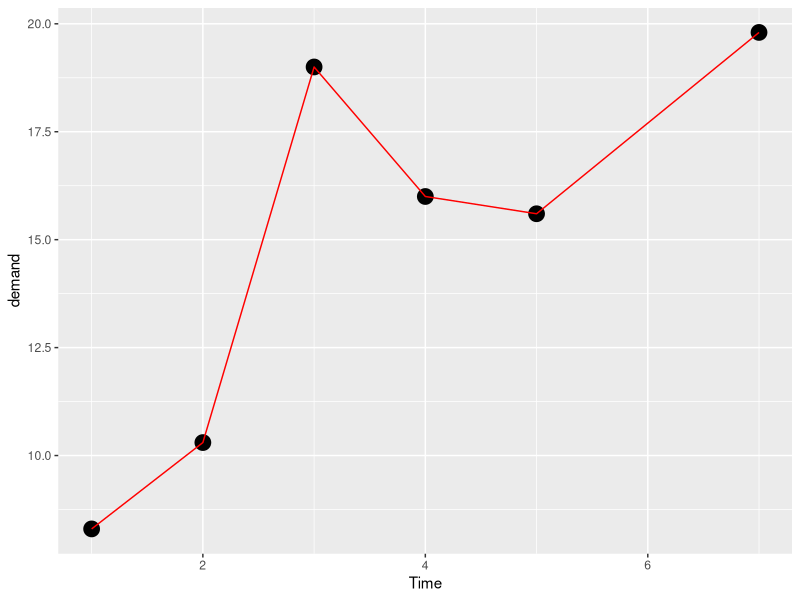
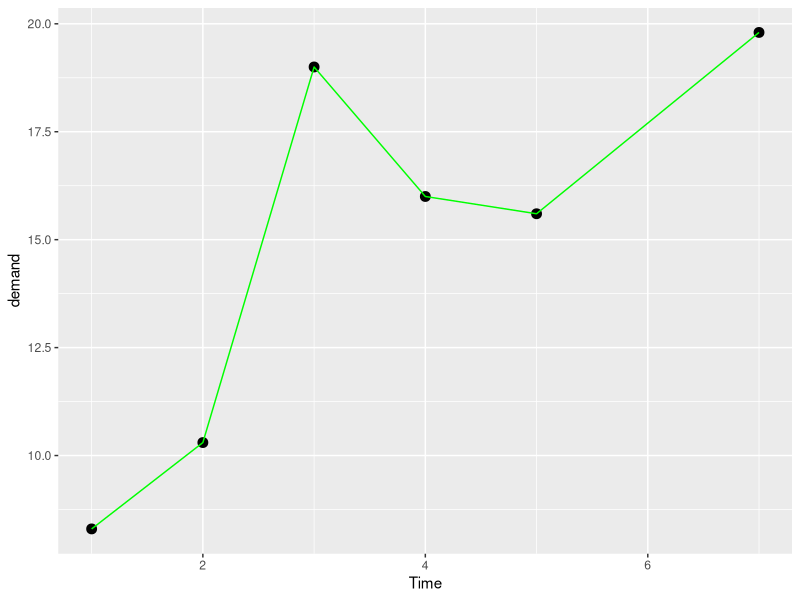
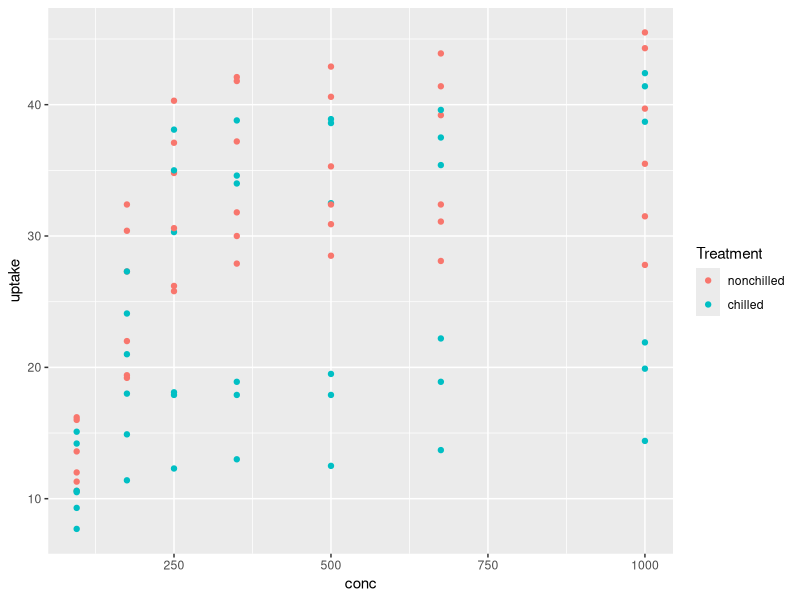
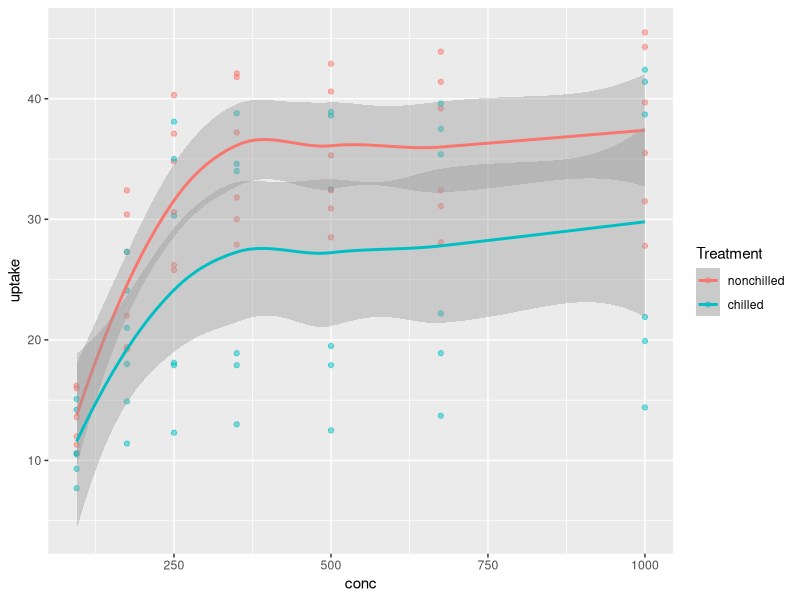
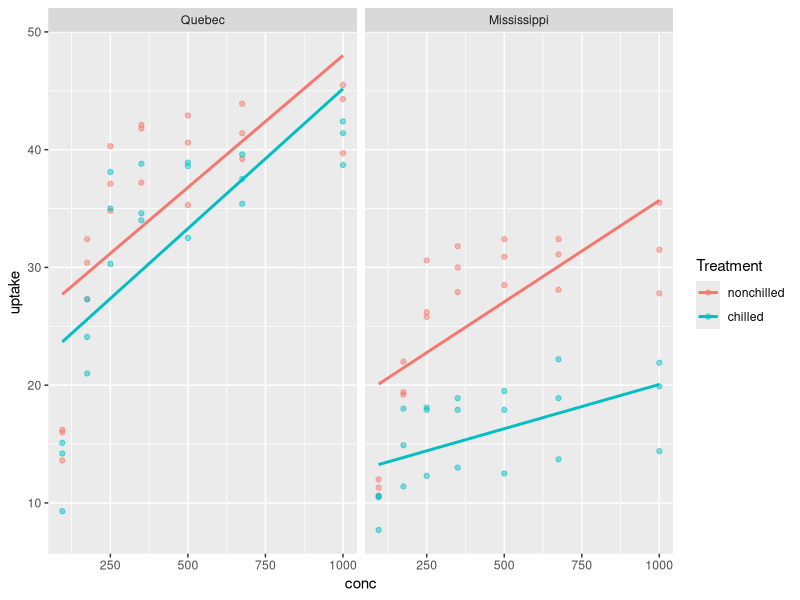
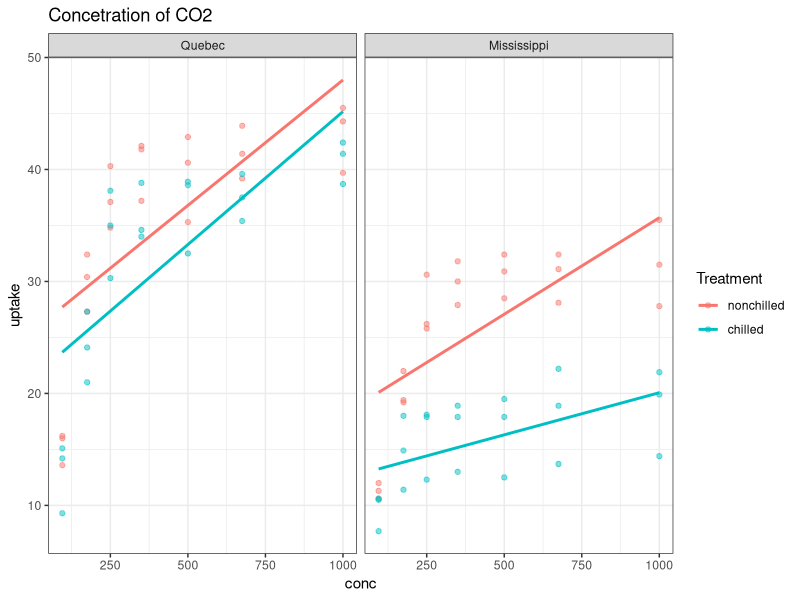
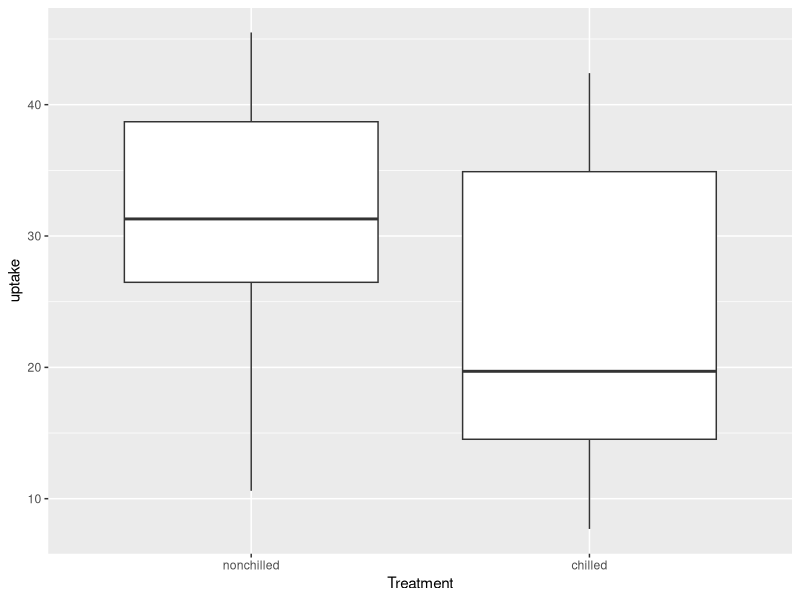
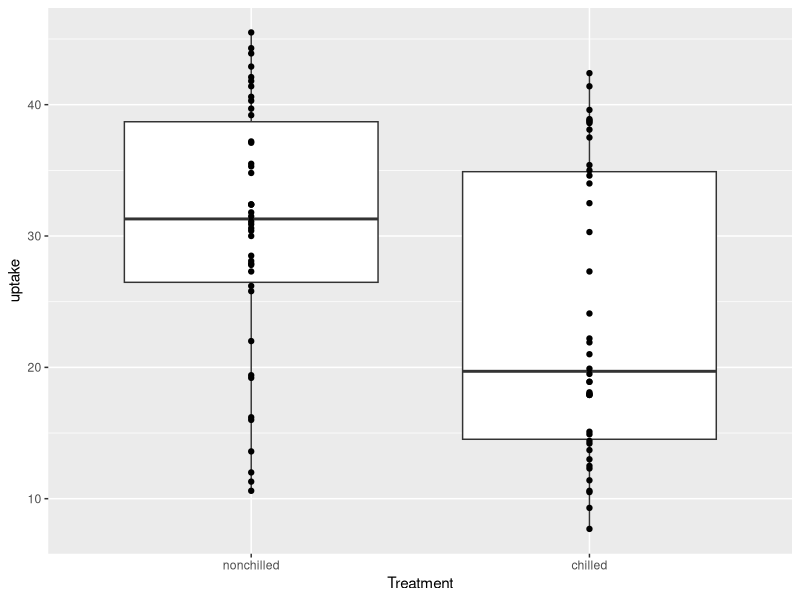

The R script that drew these images, in order:
### Data Visualization

# Data
# mapping(aesthetics)
# geometric representation
# statistics
# facet
# Coordinate space
# labels
# theme


library(tidyverse)

# Built in Datasets32.0
data()
?BOD

######################
# x - independent variable, y  - dependend variable
ggplot(data = BOD,
       mapping = aes(x = Time,
                     y = demand)) + 
  # size will make the points more bolder
  geom_point(size = 5) +
  geom_line(color = "red")
#######################

ggplot(BOD, aes(Time, demand)) + 
  geom_point(size = 3) +
  geom_line(color = "green")

######################

View(CO2)
names(CO2)

# > names(CO2)
# [1] "Plant"     "Type"      "Treatment" "conc"      "uptake"

"NOTE: As in below if you are piping the dataset, ggplot already knows it.
So directly you can give your aes x an y"


CO2 %>% 
  ggplot(aes(conc,uptake,
             colour = Treatment)) +
  geom_point()


CO2 %>% 
  ggplot(aes(conc,uptake,
             colour = Treatment)) +
  geom_point(sixe = 3, alpha = 0.5) +
  geom_smooth()

CO2 %>% 
  ggplot(aes(conc,uptake,
             colour = Treatment)) +
  geom_point(sixe = 3, alpha = 0.5) +
  geom_smooth(method = lm, se = FALSE) +
  facet_wrap(~Type) # this will group by based on Type feild


CO2 %>% 
  ggplot(aes(conc,uptake,
             colour = Treatment)) +
  geom_point(sixe = 3, alpha = 0.5) +
  geom_smooth(method = lm, se = FALSE) +
  facet_wrap(~Type) + # this will group by based on Type feild
  labs(title = "Concetration of CO2") +
  theme_bw()

##################################


CO2 %>% ggplot(aes(Treatment, uptake)) + 
  geom_boxplot()

CO2 %>% ggplot(aes(Treatment, uptake)) + 
  geom_boxplot() +
  geom_point()

CO2 %>% ggplot(aes(Treatment, uptake)) + 
  geom_boxplot() +
  geom_point(aes(size = conc,
                 colour = Plant))

CO2 %>% ggplot(aes(Treatment, uptake)) + 
  geom_boxplot() +
  geom_point(alpha = 0.5,
             aes(size = conc,
                 colour = Plant))


CO2 %>% ggplot(aes(Treatment, uptake)) + 
  geom_boxplot() +
  geom_point(alpha = 0.5,
             aes(size = conc,
                 colour = Plant)) + 
  facet_wrap(~Type) + 
  coord_flip() +
  theme_classic() +
  labs(title = "Chilled vs nonChillded")

#########################################


View(mpg)


mpg %>% ggplot(aes(displ, cty)) +
  geom_point() +
  geom_point(aes(color = drv,
                 size = trans),
             alpha =0.5) +
  geom_smooth()

mpg %>% ggplot(aes(displ, cty)) +
  geom_point() +
  geom_point(aes(color = drv,
                 size = trans),
             alpha =0.5) +
  geom_smooth( method = lm) +
  facet_wrap(~year, nrow = 1)


mpg %>% 
  filter(cty < 25) %>% 
  ggplot(aes(displ, cty)) +
  geom_point() +
  geom_point(aes(color = drv,
                 size = trans),
             alpha =0.5) +
  geom_smooth( method = lm) +
  facet_wrap(~year, nrow = 1) +
  labs(x = "Engine Size",
       y= "MPG in the city",
       title = " Fuel Efficiency") +
  theme_bw()


#############################

"Bar Charts and Histograms"

data()
?msleep
View(msleep)
names(msleep) # gives the column names in a dataset


msleep %>% 
  drop_na(vore) %>%  # this is to drop the NAs from vore features
  ggplot(aes(x = vore)) +
  geom_bar(fill = "#97B3C6") + # for bar charts
  theme_bw() +
  labs(x = "Vore",
       y = NULL,
       title = "Number of observations per order")


msleep %>% 
  drop_na() %>%  # this is to drop the NAs from entire dataset
  ggplot(aes(x = vore)) +
  geom_bar(fill = "#C2462B") + # for bar charts # for the hex code htmlcolorcodes.com
  theme_bw() +
  labs(x = "Vore",
       y = NULL, 
       title = "Number of observations per order")

msleep %>% 
  drop_na() %>%  # this is to drop the NAs from entire dataset
  ggplot(aes(x = vore)) +
  geom_bar(fill = "#C2462B") + # for bar charts # for the hex code htmlcolorcodes.com
  coord_flip() +
  theme_bw() +
  labs(x = "Vore",
       y = NULL, 
       title = "Number of observations per order")

# This is a single numeric feature
msleep %>% 
  ggplot(aes(awake)) +
  geom_histogram(bandwidth = 2, fill = "#97B3C6") + # HIstogram   
  theme_bw() +
  labs(x = "Total Sleep",
       y = NULL,
       title ="Histogram of total sleep")


##############################

" Two mumerical variables and One categorical variables"


View(Orange)

names(Orange)

# Tree is a categorical feature and age and circumference are numeric features

Orange %>% 
  filter(Tree != "2") %>% 
  ggplot(aes(age, circumference)) +
  geom_point() +
  geom_smooth() +
  facet_wrap(~Tree) +
  theme_bw() +
  labs(title = "Tree age and circumference")




